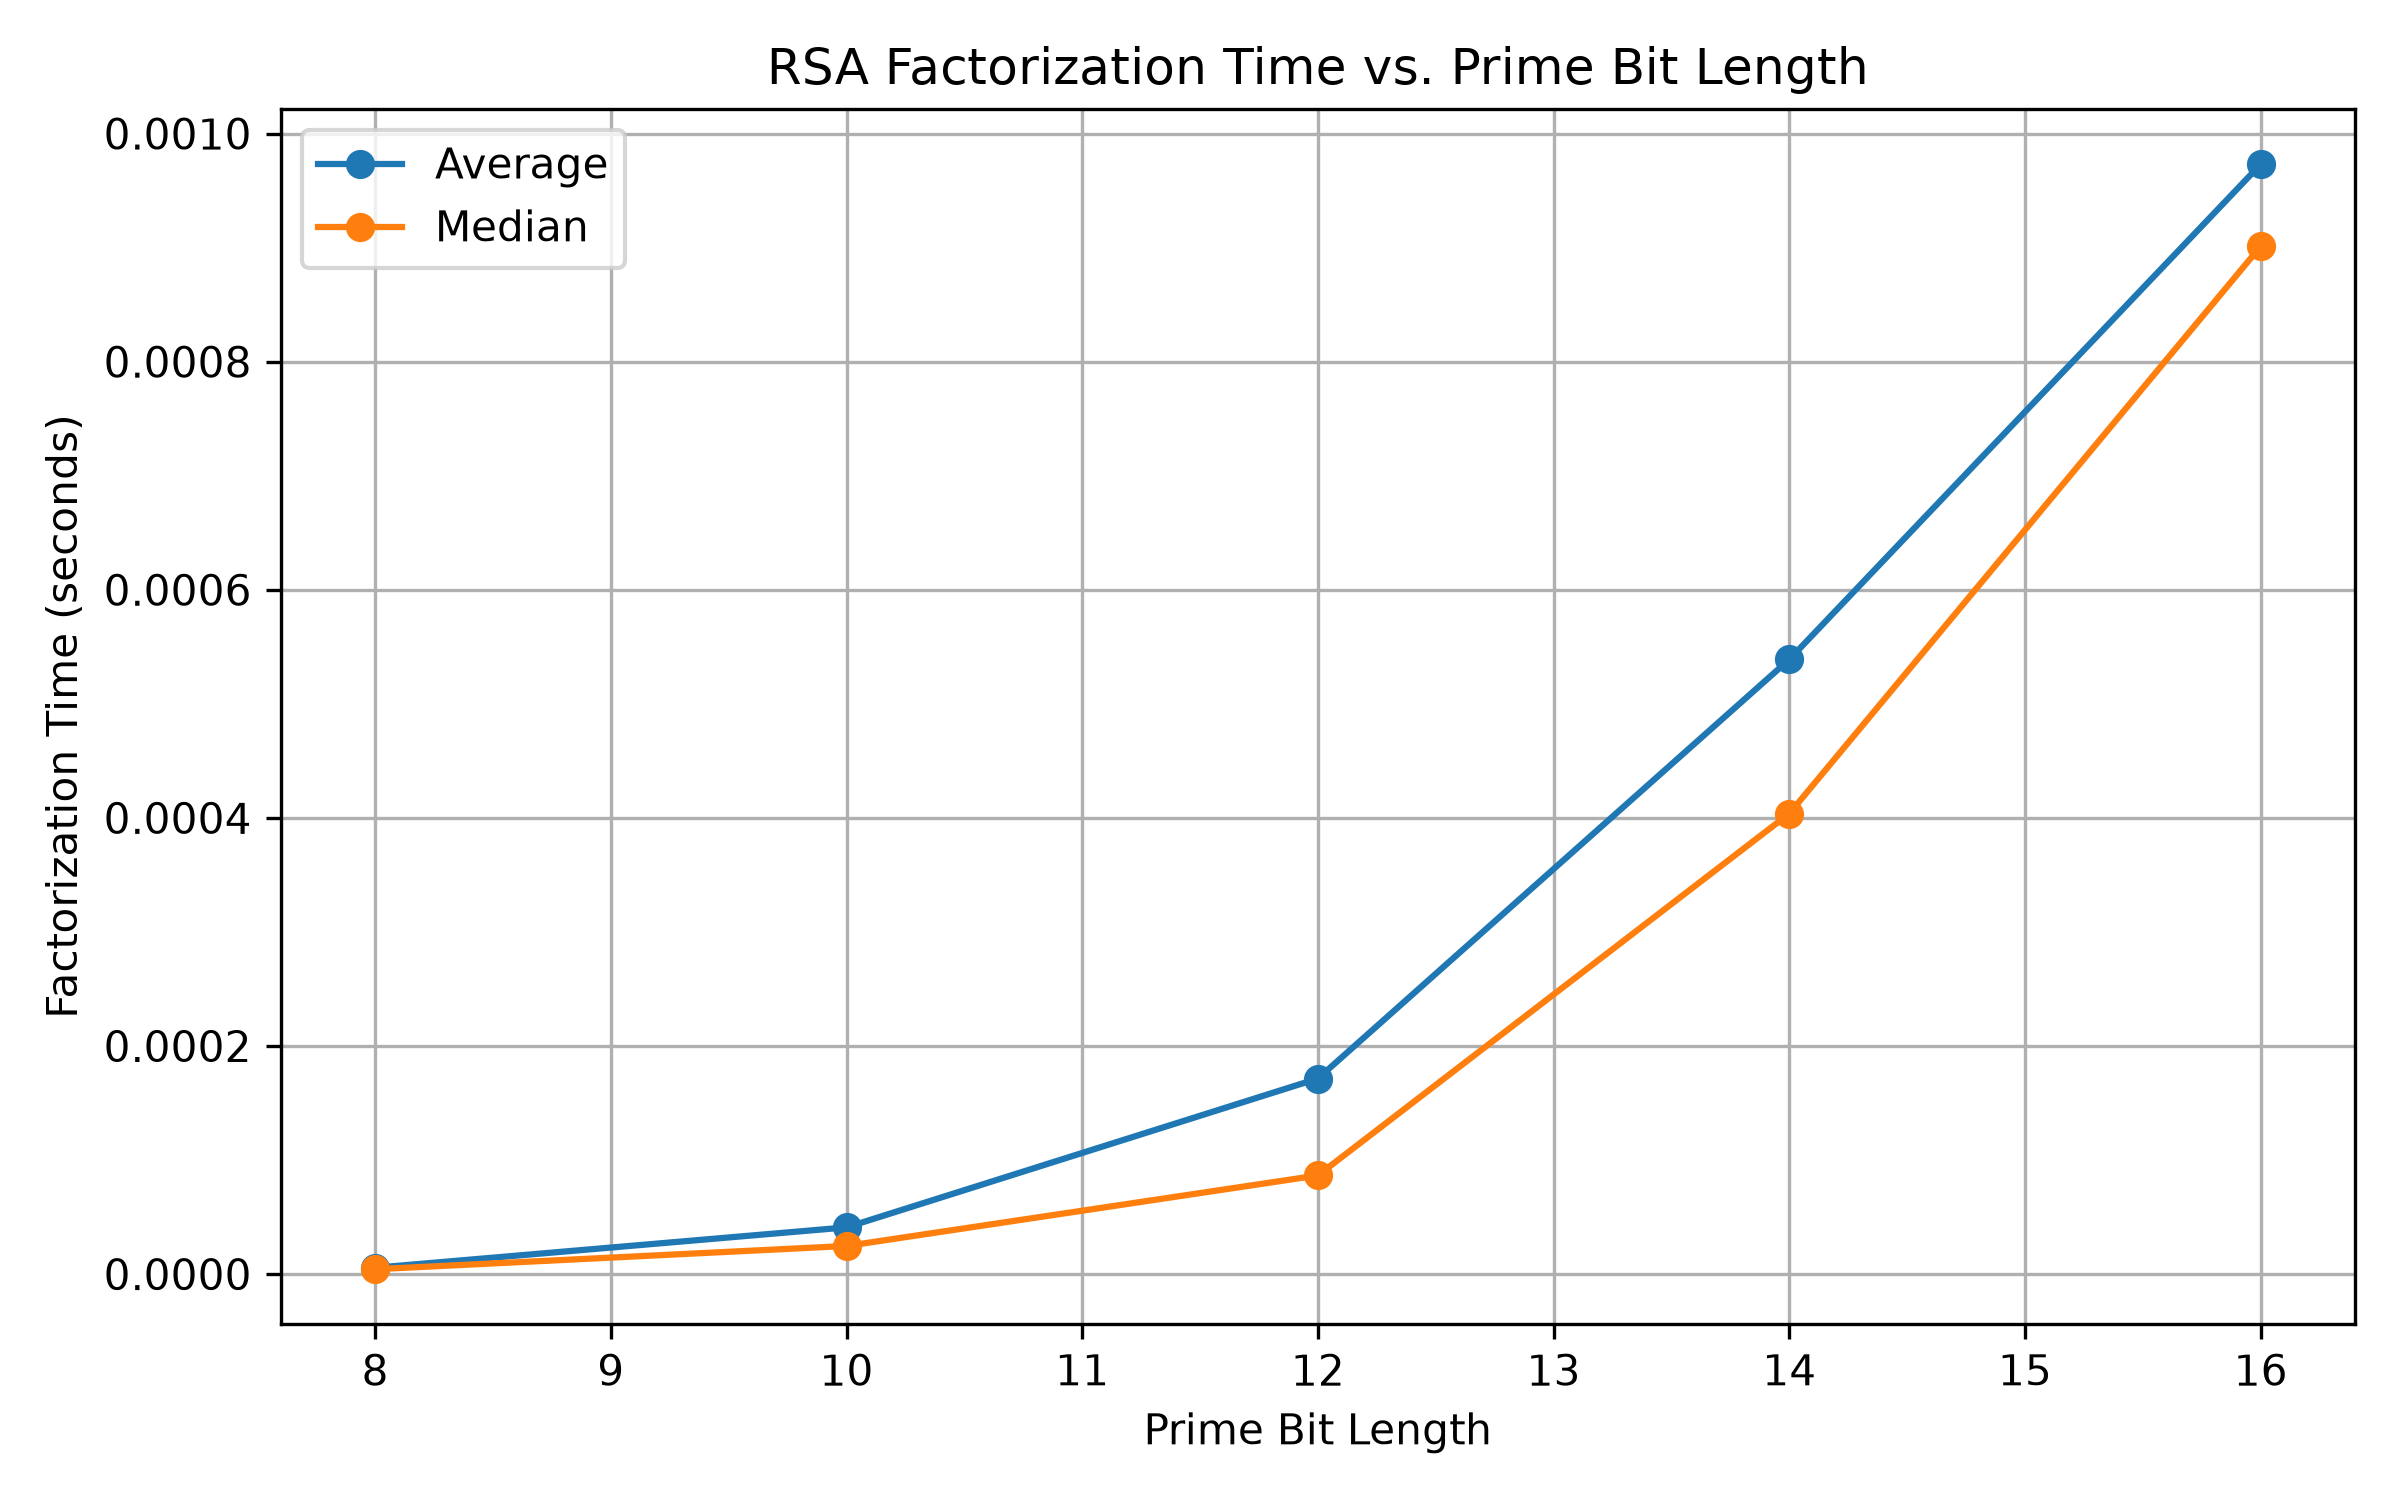

Recreate this plot in Python.
import time
import statistics
import matplotlib.pyplot as plt
import csv

from src.rsa import generate_keys
from src.attacks.rsa_factorization import factor_modulus


def measure_factorization_time(bits):
    public_key, _, _, _, _ = generate_keys(bits=bits)

    _, n = public_key

    start = time.perf_counter()

    factor_modulus(n)

    end = time.perf_counter()

    return end - start


def run_experiment(bit_sizes, trials=20):
    results = []

    for bits in bit_sizes:
        times = []

        for _ in range(trials):
            elapsed = measure_factorization_time(bits)
            times.append(elapsed)

        average = statistics.mean(times)
        median = statistics.median(times)

        results.append((bits, average, median))

    return results


def save_results_to_csv(results):
    filename = "experiments/rsa_factorization_results.csv"

    with open(filename, "w", newline="") as file:
        writer = csv.writer(file)

        writer.writerow([
            "Prime Bit Length",
            "Average Factorization Time (seconds)",
            "Median Factorization Time (seconds)",
        ])

        for bits, average, median in results:
            writer.writerow([
                bits,
                average,
                median,
            ])


def plot_results(results):
    bit_sizes = [bits for bits, _, _ in results]
    averages = [average for _, average, _ in results]
    medians = [median for _, _, median in results]

    plt.figure(figsize=(8, 5))

    plt.plot(
        bit_sizes,
        averages,
        marker="o",
        label="Average"
    )

    plt.plot(
        bit_sizes,
        medians,
        marker="o",
        label="Median"
    )

    plt.xlabel("Prime Bit Length")
    plt.ylabel("Factorization Time (seconds)")
    plt.title("RSA Factorization Time vs. Prime Bit Length")

    plt.legend()
    plt.grid(True)

    plt.tight_layout()

    plt.savefig(
        "experiments/rsa_factorization_timing.png",
        dpi=300
    )

    plt.show()


if __name__ == "__main__":
    bit_sizes = [8, 10, 12, 14, 16]

    results = run_experiment(bit_sizes, trials=20)

    for bits, average, median in results:
        print(
            f"{bits}-bit primes | "
            f"Average: {average:.6f} s | "
            f"Median: {median:.6f} s"
        )

    save_results_to_csv(results)
    plot_results(results)
